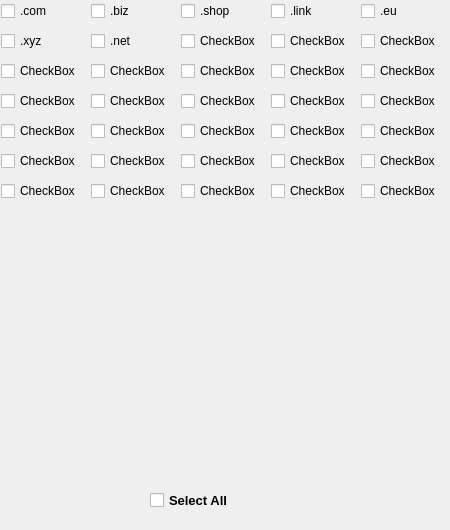
             <widget class="QWidget" name="tab_pauses">
              <attribute name="title">
               <string>Domains</string>
              </attribute>
              <attribute name="toolTip">
               <string>An email address identifies an email box to which messages are delivered.</string>
              </attribute>
              <attribute name="whatsThis">
               <string>An email address identifies an email box to which messages are delivered.</string>
              </attribute>
              <widget class="QCheckBox" name="select_all_domains">
               <property name="geometry">
                <rect>
                 <x>150</x>
                 <y>480</y>
                 <width>161</width>
                 <height>41</height>
                </rect>
               </property>
               <property name="font">
                <font>
                 <pointsize>10</pointsize>
                 <bold>true</bold>
                </font>
               </property>
               <property name="text">
                <string>Select All</string>
               </property>
               <property name="checkable">
                <bool>false</bool>
               </property>
              </widget>
              <widget class="QCheckBox" name="checkBox_224">
               <property name="geometry">
                <rect>
                 <x>361</x>
                 <y>61</y>
                 <width>80</width>
                 <height>20</height>
                </rect>
               </property>
               <property name="text">
                <string>CheckBox</string>
               </property>
              </widget>
              <widget class="QCheckBox" name="checkBox_213">
               <property name="geometry">
                <rect>
                 <x>181</x>
                 <y>1</y>
                 <width>56</width>
                 <height>20</height>
                </rect>
               </property>
               <property name="text">
                <string>.shop</string>
               </property>
              </widget>
              <widget class="QCheckBox" name="checkBox_205">
               <property name="geometry">
                <rect>
                 <x>91</x>
                 <y>181</y>
                 <width>80</width>
                 <height>20</height>
                </rect>
               </property>
               <property name="text">
                <string>CheckBox</string>
               </property>
              </widget>
              <widget class="QCheckBox" name="checkBox_204">
               <property name="geometry">
                <rect>
                 <x>1</x>
                 <y>1</y>
                 <width>54</width>
                 <height>20</height>
                </rect>
               </property>
               <property name="text">
                <string>.com</string>
               </property>
              </widget>
              <widget class="QCheckBox" name="checkBox_227">
               <property name="geometry">
                <rect>
                 <x>1</x>
                 <y>91</y>
                 <width>80</width>
                 <height>20</height>
                </rect>
               </property>
               <property name="text">
                <string>CheckBox</string>
               </property>
              </widget>
              <widget class="QCheckBox" name="checkBox_230">
               <property name="geometry">
                <rect>
                 <x>361</x>
                 <y>91</y>
                 <width>80</width>
                 <height>20</height>
                </rect>
               </property>
               <property name="text">
                <string>CheckBox</string>
               </property>
              </widget>
              <widget class="QCheckBox" name="checkBox_210">
               <property name="geometry">
                <rect>
                 <x>361</x>
                 <y>151</y>
                 <width>80</width>
                 <height>20</height>
                </rect>
               </property>
               <property name="text">
                <string>CheckBox</string>
               </property>
              </widget>
              <widget class="QCheckBox" name="checkBox_218">
               <property name="geometry">
                <rect>
                 <x>1</x>
                 <y>31</y>
                 <width>47</width>
                 <height>20</height>
                </rect>
               </property>
               <property name="text">
                <string>.xyz</string>
               </property>
              </widget>
              <widget class="QCheckBox" name="checkBox_211">
               <property name="geometry">
                <rect>
                 <x>181</x>
                 <y>181</y>
                 <width>80</width>
                 <height>20</height>
                </rect>
               </property>
               <property name="text">
                <string>CheckBox</string>
               </property>
              </widget>
              <widget class="QCheckBox" name="checkBox_229">
               <property name="geometry">
                <rect>
                 <x>271</x>
                 <y>91</y>
                 <width>80</width>
                 <height>20</height>
                </rect>
               </property>
               <property name="text">
                <string>CheckBox</string>
               </property>
              </widget>
              <widget class="QCheckBox" name="checkBox">
               <property name="geometry">
                <rect>
                 <x>361</x>
                 <y>1</y>
                 <width>43</width>
                 <height>20</height>
                </rect>
               </property>
               <property name="text">
                <string>.eu</string>
               </property>
              </widget>
              <widget class="QCheckBox" name="checkBox_233">
               <property name="geometry">
                <rect>
                 <x>271</x>
                 <y>121</y>
                 <width>80</width>
                 <height>20</height>
                </rect>
               </property>
               <property name="text">
                <string>CheckBox</string>
               </property>
              </widget>
              <widget class="QCheckBox" name="checkBox_223">
               <property name="geometry">
                <rect>
                 <x>271</x>
                 <y>61</y>
                 <width>80</width>
                 <height>20</height>
                </rect>
               </property>
               <property name="text">
                <string>CheckBox</string>
               </property>
              </widget>
              <widget class="QCheckBox" name="checkBox_209">
               <property name="geometry">
                <rect>
                 <x>181</x>
                 <y>151</y>
                 <width>80</width>
                 <height>20</height>
                </rect>
               </property>
               <property name="text">
                <string>CheckBox</string>
               </property>
              </widget>
              <widget class="QCheckBox" name="checkBox_215">
               <property name="geometry">
                <rect>
                 <x>91</x>
                 <y>61</y>
                 <width>80</width>
                 <height>20</height>
                </rect>
               </property>
               <property name="text">
                <string>CheckBox</string>
               </property>
              </widget>
              <widget class="QCheckBox" name="checkBox_219">
               <property name="geometry">
                <rect>
                 <x>181</x>
                 <y>31</y>
                 <width>80</width>
                 <height>20</height>
                </rect>
               </property>
               <property name="text">
                <string>CheckBox</string>
               </property>
              </widget>
              <widget class="QCheckBox" name="checkBox_231">
               <property name="geometry">
                <rect>
                 <x>1</x>
                 <y>121</y>
                 <width>80</width>
                 <height>20</height>
                </rect>
               </property>
               <property name="text">
                <string>CheckBox</string>
               </property>
              </widget>
              <widget class="QCheckBox" name="checkBox_232">
               <property name="geometry">
                <rect>
                 <x>181</x>
                 <y>121</y>
                 <width>80</width>
                 <height>20</height>
                </rect>
               </property>
               <property name="text">
                <string>CheckBox</string>
               </property>
              </widget>
              <widget class="QCheckBox" name="checkBox_216">
               <property name="geometry">
                <rect>
                 <x>91</x>
                 <y>91</y>
                 <width>80</width>
                 <height>20</height>
                </rect>
               </property>
               <property name="text">
                <string>CheckBox</string>
               </property>
              </widget>
              <widget class="QCheckBox" name="checkBox_222">
               <property name="geometry">
                <rect>
                 <x>181</x>
                 <y>61</y>
                 <width>80</width>
                 <height>20</height>
                </rect>
               </property>
               <property name="text">
                <string>CheckBox</string>
               </property>
              </widget>
              <widget class="QCheckBox" name="checkBox_214">
               <property name="geometry">
                <rect>
                 <x>91</x>
                 <y>31</y>
                 <width>47</width>
                 <height>20</height>
                </rect>
               </property>
               <property name="text">
                <string>.net</string>
               </property>
              </widget>
              <widget class="QCheckBox" name="checkBox_234">
               <property name="geometry">
                <rect>
                 <x>271</x>
                 <y>151</y>
                 <width>80</width>
                 <height>20</height>
                </rect>
               </property>
               <property name="text">
                <string>CheckBox</string>
               </property>
              </widget>
              <widget class="QCheckBox" name="checkBox_235">
               <property name="geometry">
                <rect>
                 <x>271</x>
                 <y>181</y>
                 <width>80</width>
                 <height>20</height>
                </rect>
               </property>
               <property name="text">
                <string>CheckBox</string>
               </property>
              </widget>
              <widget class="QCheckBox" name="checkBox_226">
               <property name="geometry">
                <rect>
                 <x>271</x>
                 <y>1</y>
                 <width>49</width>
                 <height>20</height>
                </rect>
               </property>
               <property name="text">
                <string>.link</string>
               </property>
              </widget>
              <widget class="QCheckBox" name="checkBox_228">
               <property name="geometry">
                <rect>
                 <x>181</x>
                 <y>91</y>
                 <width>80</width>
                 <height>20</height>
                </rect>
               </property>
               <property name="text">
                <string>CheckBox</string>
               </property>
              </widget>
              <widget class="QCheckBox" name="checkBox_212">
               <property name="geometry">
                <rect>
                 <x>361</x>
                 <y>181</y>
                 <width>80</width>
                 <height>20</height>
                </rect>
               </property>
               <property name="text">
                <string>CheckBox</string>
               </property>
              </widget>
              <widget class="QCheckBox" name="checkBox_221">
               <property name="geometry">
                <rect>
                 <x>1</x>
                 <y>61</y>
                 <width>80</width>
                 <height>20</height>
                </rect>
               </property>
               <property name="text">
                <string>CheckBox</string>
               </property>
              </widget>
              <widget class="QCheckBox" name="checkBox_220">
               <property name="geometry">
                <rect>
                 <x>361</x>
                 <y>31</y>
                 <width>80</width>
                 <height>20</height>
                </rect>
               </property>
               <property name="text">
                <string>CheckBox</string>
               </property>
              </widget>
              <widget class="QCheckBox" name="checkBox_217">
               <property name="geometry">
                <rect>
                 <x>91</x>
                 <y>121</y>
                 <width>80</width>
                 <height>20</height>
                </rect>
               </property>
               <property name="text">
                <string>CheckBox</string>
               </property>
              </widget>
              <widget class="QCheckBox" name="checkBox_206">
               <property name="geometry">
                <rect>
                 <x>1</x>
                 <y>181</y>
                 <width>80</width>
                 <height>20</height>
                </rect>
               </property>
               <property name="text">
                <string>CheckBox</string>
               </property>
              </widget>
              <widget class="QCheckBox" name="checkBox_203">
               <property name="geometry">
                <rect>
                 <x>91</x>
                 <y>1</y>
                 <width>45</width>
                 <height>20</height>
                </rect>
               </property>
               <property name="text">
                <string>.biz</string>
               </property>
              </widget>
              <widget class="QCheckBox" name="checkBox_208">
               <property name="geometry">
                <rect>
                 <x>91</x>
                 <y>151</y>
                 <width>80</width>
                 <height>20</height>
                </rect>
               </property>
               <property name="text">
                <string>CheckBox</string>
               </property>
              </widget>
              <widget class="QCheckBox" name="checkBox_225">
               <property name="geometry">
                <rect>
                 <x>271</x>
                 <y>31</y>
                 <width>80</width>
                 <height>20</height>
                </rect>
               </property>
               <property name="text">
                <string>CheckBox</string>
               </property>
              </widget>
              <widget class="QCheckBox" name="checkBox_207">
               <property name="geometry">
                <rect>
                 <x>1</x>
                 <y>151</y>
                 <width>80</width>
                 <height>20</height>
                </rect>
               </property>
               <property name="text">
                <string>CheckBox</string>
               </property>
              </widget>
              <widget class="QCheckBox" name="checkBox_236">
               <property name="geometry">
                <rect>
                 <x>361</x>
                 <y>121</y>
                 <width>80</width>
                 <height>20</height>
                </rect>
               </property>
               <property name="text">
                <string>CheckBox</string>
               </property>
              </widget>
             </widget>
